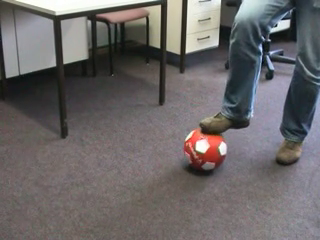
#> input picture frame 60 of PW_object_tracking/data/VOT-Ball.mp4, 320 x 240 px
$ python mix.py
#> lines starting #> are read from the running program, lines starting #| are printed output that depends on the picture
### PW_object_tracking/code/utils.py
import cv2
import numpy as np
from scipy import signal


class ROI:
    """
    Represents a Region of Interest (ROI) in an image.

    Methods:
        __init__(): Initializes the ROI object.
        define_ROI(event, x, y, flags, param): Defines the ROI based on mouse events.

    Args:
        event: The mouse event type.
        x: The x-coordinate of the mouse event.
        y: The y-coordinate of the mouse event.
        flags: Additional flags for the mouse event.
        param: Additional parameters for the mouse event.
    """
    def __init__(self):
        self.r = self.c = self.w = self.h = 0
        self.roi_defined = False

    # [30 lines left out: functions define_ROI, get_angle, not called in this run]


def compute_grad(I):
    """
    Computes the gradient magnitude and orientation of an image.

    Args:
        I: The input image.

    Returns:
        mod: The gradient magnitude of the image.
        ori: The gradient orientation of the image.
    """
    hy = np.array([[1 / 2, 1, 1 / 2]])
    hx = np.array([[-1 / 2, 0, 1 / 2]])

    Ix = signal.convolve2d(I, hy.T @ hx, mode="same")
    Iy = signal.convolve2d(I, hx.T @ hy, mode="same")

    mod = np.sqrt(Ix**2 + Iy**2)
    ori = np.arctan2(Iy, Ix)

    return mod, ori


def process_roi(frame, myROI, clone):
    """
    Process the ROI by drawing it on the frame if defined, or resetting the frame otherwise.

    Args:
        frame: The current video frame.
        myROI: An instance of the ROI class.
        clone: A clone of the original frame for reset purposes.

    Returns:
        Processed frame.
    """
    processed_frame = frame.copy()
    if myROI.roi_defined:
        # Draw a rectangle around the ROI
        cv2.rectangle(processed_frame, (myROI.r, myROI.c),
                      (myROI.r + myROI.h, myROI.c + myROI.w),
                      (0, 255, 0), 2)
    else:
        # Reset the frame to the original
        processed_frame = clone.copy()

    return processed_frame

### PW_object_tracking/code/mix.py
import numpy as np
import cv2
from config import VIDEO_PATHS

from utils import ROI, compute_grad, process_roi


def process_video(path):
    """
    Processes a video by tracking an object within a defined region of interest (ROI).

    Args:
        path: The path to the video file.
    """
#> called with path = 'data/VOT-Ball.mp4'
    cap = cv2.VideoCapture(path)

    # check if the video capture object was successfully created
    if not cap.isOpened():
        print(f"Error: Could not open video file {path}.")
        return

    try:
        # take first frame of the video
        ret, frame = cap.read()
#> frame is the input picture: shape (240, 320, 3); mean B, G, R 103.7, 103.5, 107.4

        # load the image, clone it, and setup the mouse callback function
        clone = frame.copy()
        cv2.namedWindow("First image")
        cv2.namedWindow("orientations")
        cv2.namedWindow("Hough transform")
        myROI = ROI()
        cv2.setMouseCallback("First image", myROI.define_ROI)

        # keep looping until the 'q' key is pressed
        while True:
            # display the image and wait for a keypress
            cv2.imshow("First image", frame)
            key = cv2.waitKey(1) & 0xFF
#> (key q is pressed here)
            # if the ROI is defined, draw it!
            frame = process_roi(frame, myROI, clone)
            # if the 'q' key is pressed, break from the loop
            if key == ord("q"):
                break

        track_window = (myROI.r, myROI.c, myROI.h, myROI.w)
        Rtable = {k: [] for k in range(21)}

        # set up the ROI for tracking
        roi = frame[myROI.r : myROI.r + myROI.h, myROI.c : myROI.c + myROI.w]
#> roi = empty array
        center_x = myROI.c + myROI.w / 2
        center_y = myROI.r + myROI.h / 2
        clone = cv2.cvtColor(clone, cv2.COLOR_BGR2GRAY)
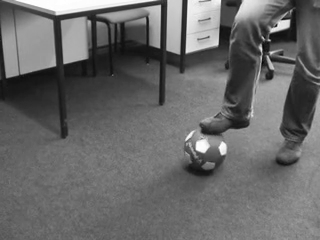
#> clone: shape (240, 320); min 6, max 255, mean 104.6
        mod, ori = compute_grad(clone)
#> in compute_grad, `Ix = signal.convolve2d(I, hy.T @ hx, mode="same")`:
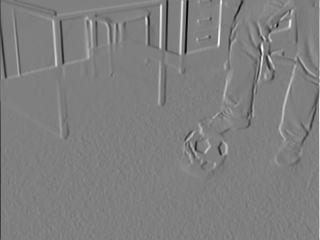
#> Ix: shape (240, 320) float64; min -201, max 200.5, mean -0.2; drawn with min black and max white
#> in compute_grad, `Iy = signal.convolve2d(I, hx.T @ hy, mode="same")`:
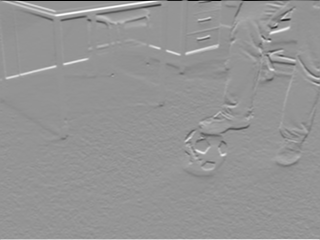
#> Iy: shape (240, 320) float64; min -255, max 182, mean 0.3; drawn with min black and max white
#> in compute_grad, `mod = np.sqrt(Ix**2 + Iy**2)`:
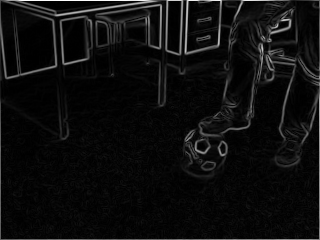
#> mod: shape (240, 320) float64; min 0, max 255, mean 14.3; drawn with min black and max white
#> in compute_grad, `ori = np.arctan2(Iy, Ix)`:
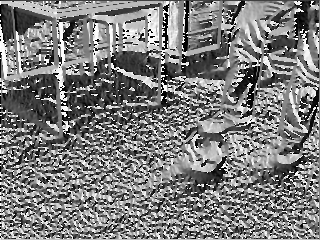
#> ori: shape (240, 320) float64; min -3.14, max 3.14, mean -0.0713; drawn with min black and max white
        ori += 90
        discret = 360 / 20

        # create indices for the entire ROI
        roi_indices = np.indices(roi.shape)
#> roi_indices = empty array
        i_indices, j_indices = roi_indices[0], roi_indices[1]
#> i_indices = empty array; j_indices = empty array

        # offset indices to match the position in the original image
        i_indices += myROI.r
        j_indices += myROI.c

        # flatten the indices for vectorized operations
        i_flat = i_indices.flatten()
#> i_flat = empty array
        j_flat = j_indices.flatten()
#> j_flat = empty array

        # apply the condition mod > 20
        condition = mod[i_flat, j_flat] > 20
#> condition = empty array

        # filter indices and orientations based on the condition
        filtered_i = i_flat[condition]
#> filtered_i = empty array
        filtered_j = j_flat[condition]
#> filtered_j = empty array
        filtered_ori = ori[filtered_i, filtered_j]
#> filtered_ori = empty array

        # compute displacements and update Rtable
        displacements = np.stack([filtered_i - center_y, filtered_j - center_x], axis=-1)
#> displacements = empty array
        for displacement, angle in zip(displacements, filtered_ori):
            Rtable[int(angle / discret)].append(tuple(displacement))
#> this loop made 0 passes

        # set up the ROI for tracking
        roi = frame[myROI.c : myROI.c + myROI.w, myROI.r : myROI.r + myROI.h]

        # conversion to Hue-Saturation-Value space
        # 0 < H < 180 ; 0 < S < 255 ; 0 < V < 255
#> (the run stopped early here; a loop or call above may not have finished)

$ run again, starting later in the video
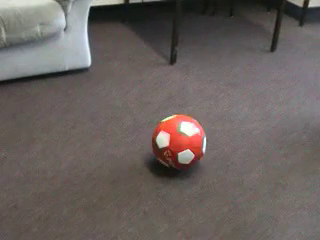
#> input picture frame 270 of PW_object_tracking/data/VOT-Ball.mp4, 320 x 240 px
#> in process_video, frame is the input picture: shape (240, 320, 3); mean B, G, R 94.1, 97.2, 105.1
#> roi = empty array
#> in compute_grad, `mod = np.sqrt(Ix**2 + Iy**2)`:
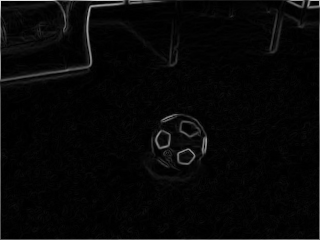
#> mod: shape (240, 320) float64; min 0, max 228.4, mean 7.4
#> in compute_grad, `ori = np.arctan2(Iy, Ix)`:
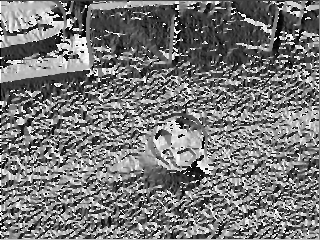
#> ori: shape (240, 320) float64; min -3.14, max 3.14, mean -0.195; drawn with min black and max white

$ run again, starting later in the video
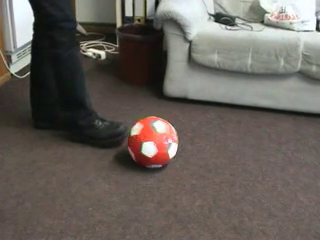
#> input picture frame 481 of PW_object_tracking/data/VOT-Ball.mp4, 320 x 240 px
#> in process_video, frame is the input picture: shape (240, 320, 3); mean B, G, R 90.9, 96.9, 103.4
#> roi = empty array
#> in compute_grad, `mod = np.sqrt(Ix**2 + Iy**2)`:
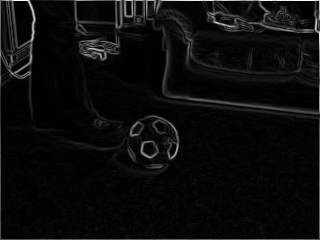
#> mod: shape (240, 320) float64; min 0, max 251.8, mean 12.2
#> in compute_grad, `ori = np.arctan2(Iy, Ix)`:
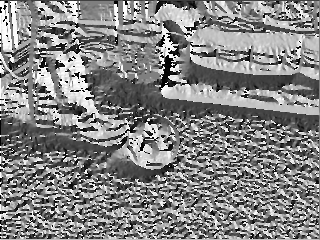
#> ori: shape (240, 320) float64; min -3.14, max 3.14, mean 0.119; drawn with min black and max white
